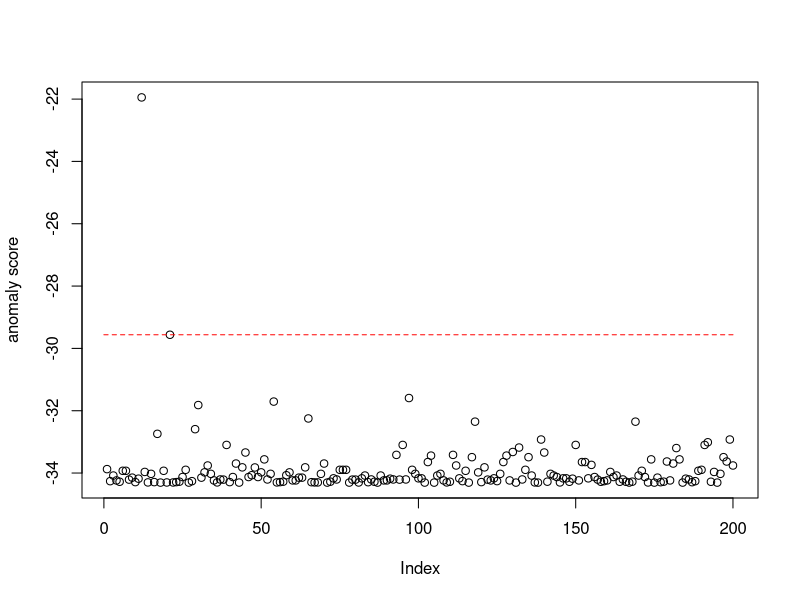

The R source for this figure:
library("car")
library(MASS)

data(Davis)
Davis

N <- length(Davis$weight) # 標本数
mu <- mean(Davis$weight) # 標本平均

# 標準偏差の計算
# sdが`Like var this uses denominator n - 1.`(標本標準偏差を計算している)なので、
# 標準偏差にするためにn - 1を掛けてnで再度割っている
# https://ja.wikipedia.org/wiki/%E6%A8%99%E6%BA%96%E5%81%8F%E5%B7%AE
# si <- sd(Davis$weight) * (N - 1) / N # 標準偏差
# – 誤: si <- sd(Davis$weight)*(N-1)/N #標準偏差
# – 正: si <- sd(Davis$weight)*sqrt((N-1)/N) #標準偏差
si <- sd(Davis$weight)*sqrt((N-1)/N) #標準偏差

kmo <- (mu / si) ^ 2 # モーメント法によるkの推定値
smo <- si ^ 2 / mu # モーメント法によるsの推定値

ml <- fitdistr(Davis$weight, "gamma")
kml <- ml$estimate["shape"] # 最尤法によるkの推定値
sml <- 1 / ml$estimate["rate"] # 最尤法によるsの推定値

a <- Davis$weight / smo - (kmo - 1) * log(Davis$weight / smo)
th <- order(a, decreasing = T)[0.01 * N]
plot(a, ylab = "anomaly score")
lines(0:200, rep(a[th], length(0:200)), col = "red", lty = 2)
